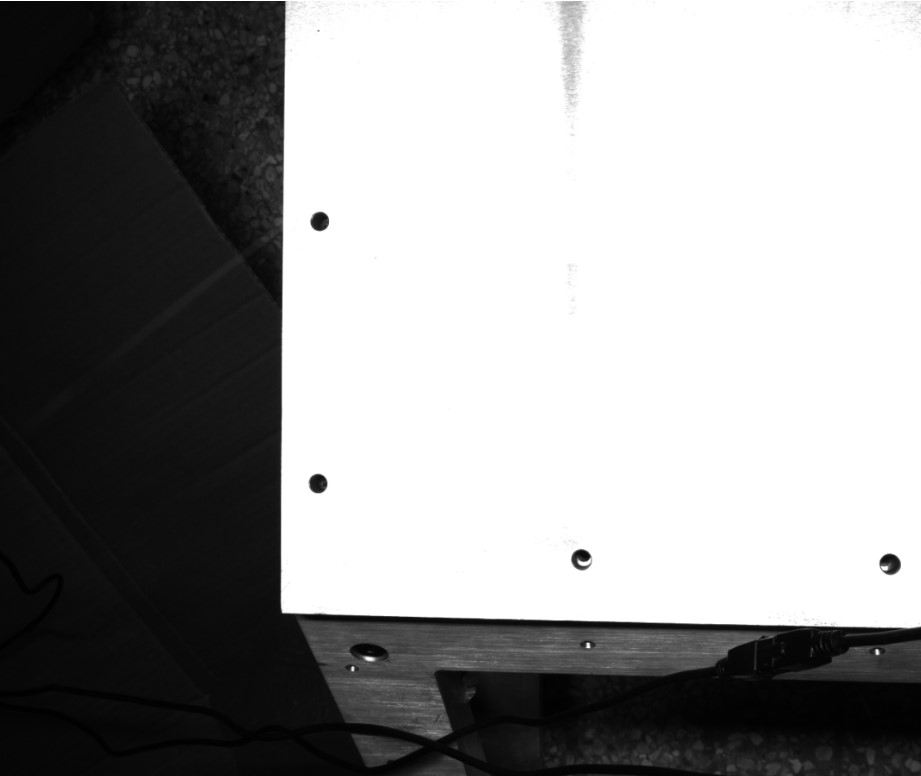
#> input picture opencv-demo/myexploer/images/circle.jpg, 921 x 776 px
$ jupyter execute findCircle.ipynb   (older library calls are emulated)
#> lines starting #> are read from the running program, lines starting #| are printed output that depends on the picture; after the words box and inside, x2 and y2 are one past the last pixel; in counts of white or black regions, pixels touching at a corner belong together
### opencv-demo/myexploer/myContoursAnalyze.py
import cv2
import numpy as np
import time

class ContoursCommonHelper(object):
    @staticmethod
    def drawRotateRectCV( img, rotateRect, color = (0,122,255), thickness= 5):
        points = cv2.boxPoints(rotateRect)
        for i in range(0,4):
            cv2.line(img, [int(points[i][0]), int(points[i][1])], [int(points[(i+1)%4][0]), int(points[(i+1)%4][1])],
                     color, thickness=thickness)

    # [49 lines left out: function find_coutour_corner, not called in this run]

### opencv-demo/myexploer/findCircle.ipynb
在图像中寻找圆
1、二值化、形态学、blob检测
2、轮廓检测和椭圆拟合发方法

[cell 1]
import matplotlib.pyplot as plt
import cv2
import numpy as np

[cell 2]
image = cv2.imread("./images/circle.jpg")
#> image is the input picture: shape (776, 921, 3); min 0, max 255, mean 150.6
gray = cv2.cvtColor(image, cv2.COLOR_BGR2GRAY)
ret, binary = cv2.threshold(gray, 0, 255, cv2.THRESH_BINARY | cv2.THRESH_OTSU)
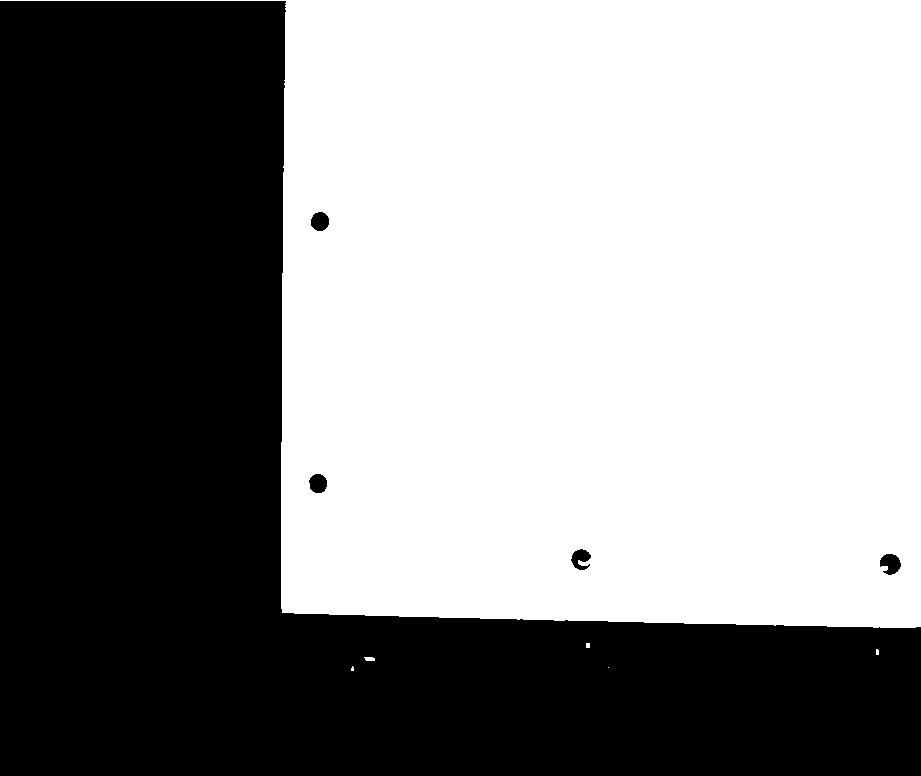
#> binary: shape (776, 921); 55.4% white; 5 black regions, box (x1, y1, x2, y2) and area: (0, 1, 921, 776) 317711, (880, 554, 901, 575) 308, (309, 474, 327, 493) 273, (311, 212, 329, 231) 272, (571, 549, 591, 570) 261
#> ret = 138
se = cv2.getStructuringElement(cv2.MORPH_RECT, (13, 13))
binary_se = cv2.morphologyEx(binary, cv2.MORPH_OPEN, se) # 形态学开操作
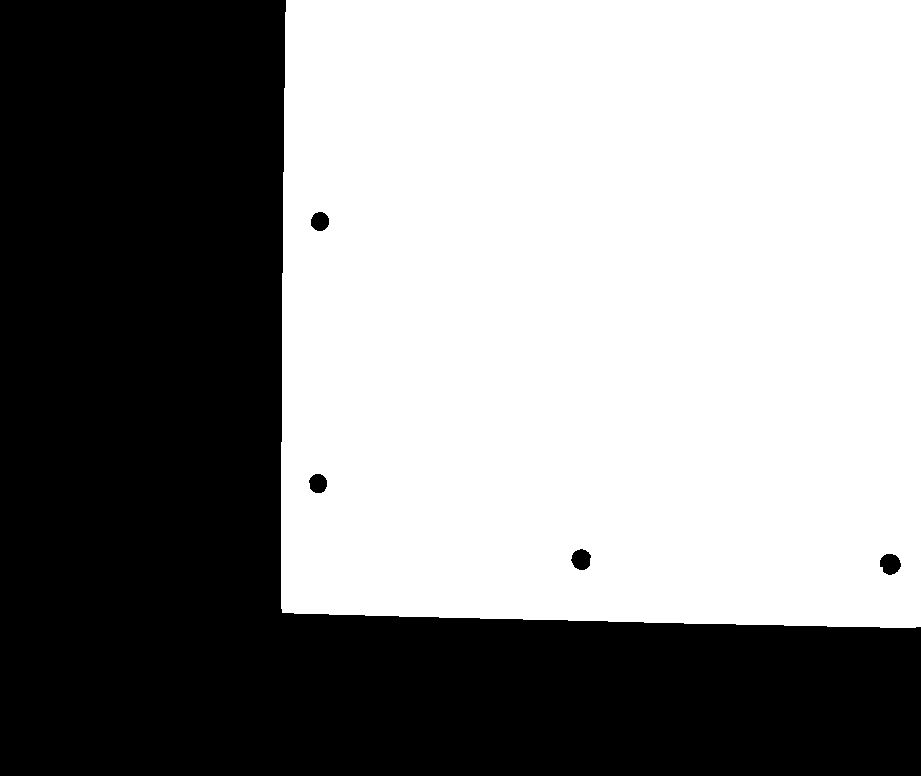
#> binary_se: shape (776, 921); 55.3% white; 5 black regions, box (x1, y1, x2, y2) and area: (0, 0, 921, 776) 318117, (880, 554, 901, 575) 334, (571, 549, 591, 570) 315, (309, 474, 327, 493) 273, (311, 212, 329, 231) 272

params = cv2.SimpleBlobDetector_Params()
detector = cv2.SimpleBlobDetector.create(params)
keypoints = detector.detect(binary_se) # 关键点检测
#> keypoints = 4 keypoints; (x, y, size): (890, 564, 21.7), (581, 559, 21.1), (318, 483, 19.6), (320, 221, 19.4)
blob_info = []
image_copy = image.copy() # 画出结果
for kp in keypoints:
    cv2.circle(image_copy, (np.int(kp.pt[0]), np.int(kp.pt[1])), 3, (0, 255, 0), -1, 8) # 画圆心
    cv2.circle(image_copy, (np.int(kp.pt[0]), np.int(kp.pt[1])), np.int(kp.size/2), (0, 0, 255), 2, 2)
#> this loop made 4 passes
#> kp on passes 1 to 4: keypoint at (889.8, 563.6), size 21.7, keypoint at (580.8, 559.1), size 21.1, keypoint at (317.7, 483.1), size 19.6, keypoint at (319.5, 221.1), size 19.4
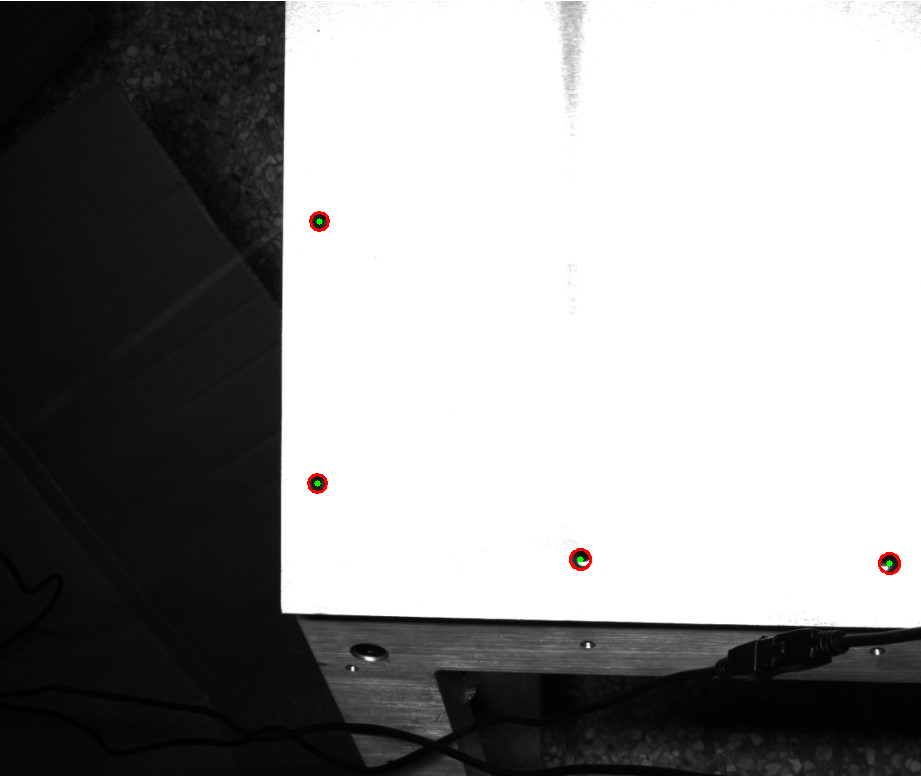
#> image_copy: shape (776, 921, 3); 0.12% of pixels changed, all inside (x1, y1, x2, y2) = (307, 211, 901, 575)
plt.figure(figsize=(45,45))
plt.subplot(2,2,1)
plt.imshow(binary, cmap='gray')
plt.subplot(2,2,2)
plt.imshow(binary_se, cmap='gray')
plt.subplot(2,2,3)
plt.imshow(image_copy)
plt.subplot(2,2,4)
plt.imshow(image)
plt.show()
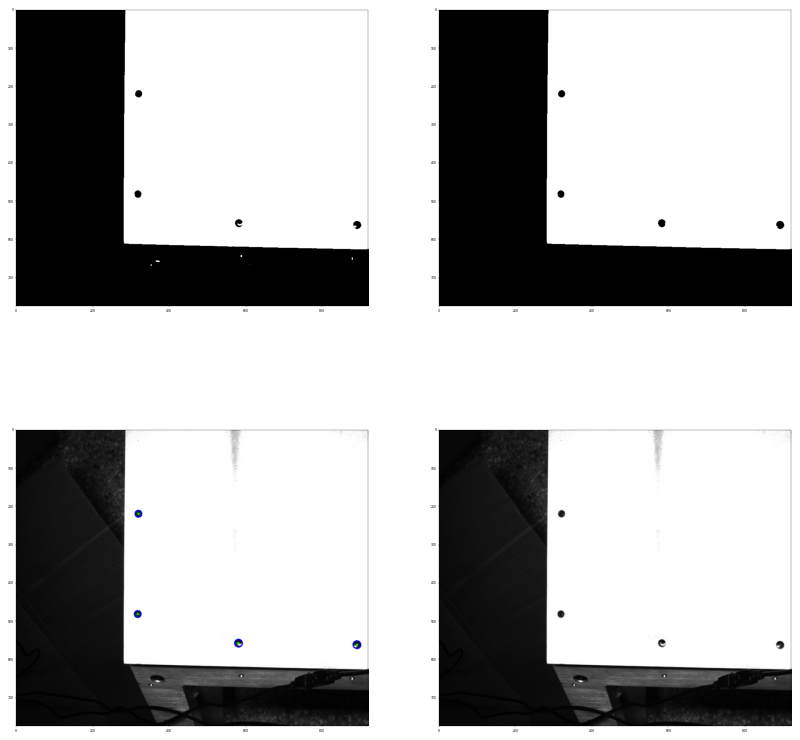
#> figure drawn by matplotlib, 4 panels; B, G, R data is drawn as R, G, B

[cell 3]
plt.figure(figsize=(40,40))
plt.imshow(image_copy)
plt.show()

[cell 4]
image2 = cv2.imread("./images/circle.jpg")
gray2 = cv2.cvtColor(image2, cv2.COLOR_BGR2GRAY)
ret, binary2 = cv2.threshold(gray2, 0, 255, cv2.THRESH_BINARY | cv2.THRESH_OTSU)
se = cv2.getStructuringElement(cv2.MORPH_RECT, (13, 13))
binary_se2 = cv2.morphologyEx(binary2, cv2.MORPH_OPEN, se) # 形态学开操作
plt.imshow(binary_se2, cmap='gray')
plt.show()

[cell 5]
img2 = cv2.Laplacian(binary_se2, -1)
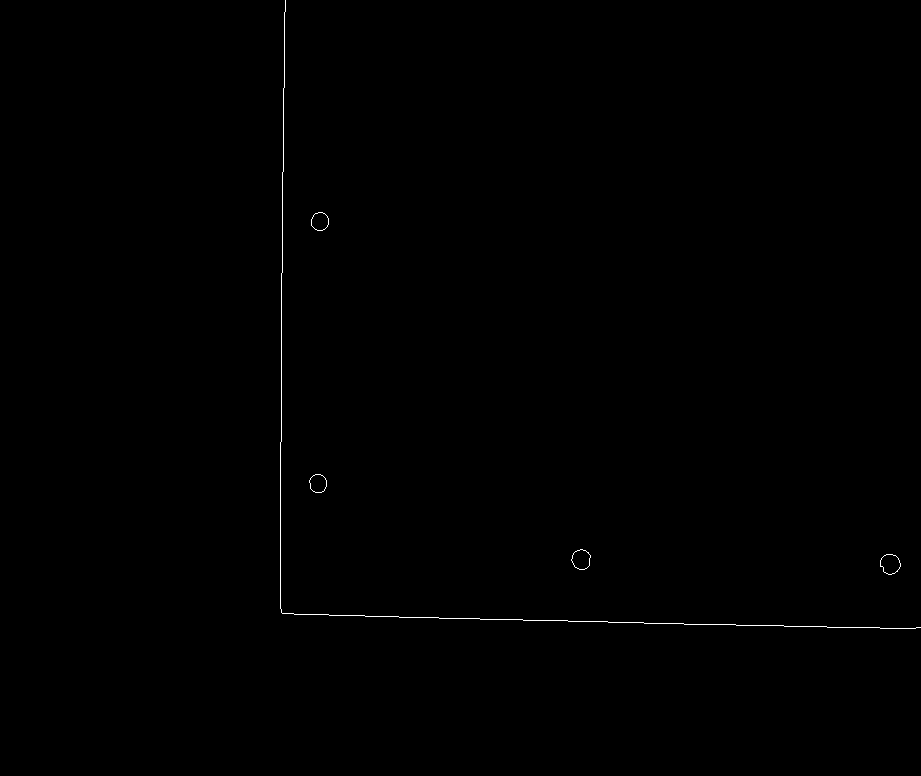
#> img2: shape (776, 921); 0.21% white in thin lines or dots, all inside (x1, y1, x2, y2) = (280, 0, 921, 629)
plt.imshow(img2, cmap='gray')
plt.show()

[cell 6]
#找轮廓并排序
contours, hierarchy	= cv2.findContours(img2, cv2.RETR_EXTERNAL, cv2.CHAIN_APPROX_NONE)
#> contours = 5 contours, 1 with area under 20; largest, box (x1, y1, x2, y2) and area: (880, 554, 901, 575) 304, (571, 549, 591, 570) 286, (309, 474, 327, 493) 246, (311, 212, 329, 231) 246

contours_size = np.array([len(s) for s in contours ])
#> contours_size = [59, 56, 51, 50, 2502]
sort_index = np.argsort(-contours_size) #返回从大到小的索引,降序排列
#> sort_index = [4, 0, 1, 2, 3]
idx = sort_index[0] #取一个轮廓
#> idx = 4
print(len(contours))
#| 5

[cell 7]
# 绘制轮廓，找到想要的轮廓
idx = sort_index[4]
#> idx = 3
src_img = image2.copy()
cv2.drawContours(src_img, contours, idx, (255,0,0), thickness=5) #画原轮廓，绿色
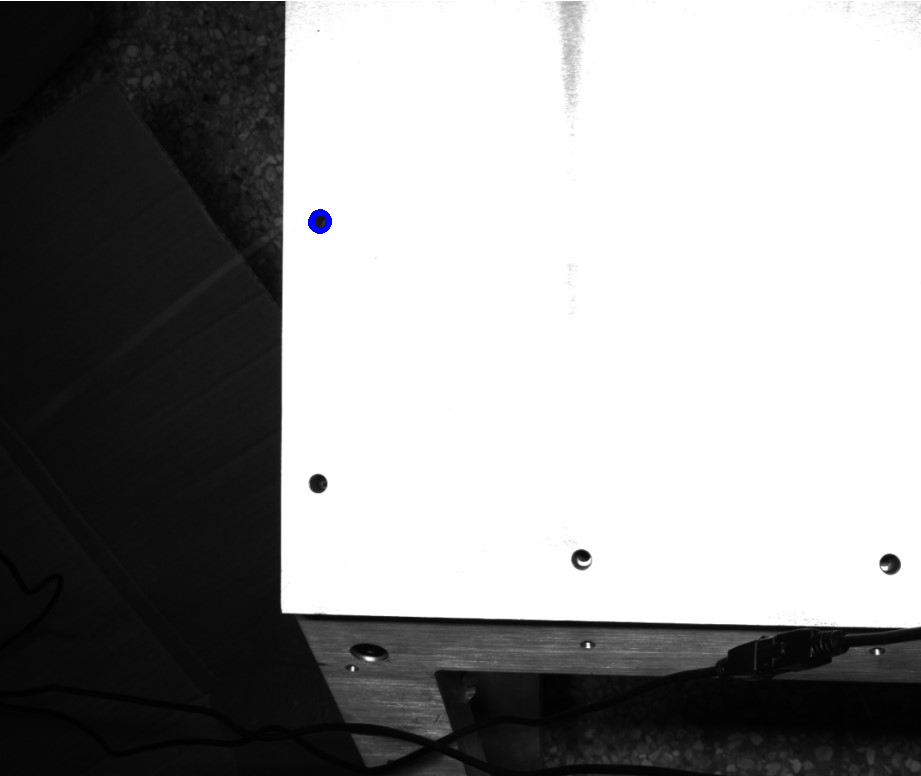
#> src_img: shape (776, 921, 3); 0.05% of pixels changed, all inside (x1, y1, x2, y2) = (308, 209, 332, 234)
plt.imshow(src_img)
plt.show()

[cell 8]
# 拟合椭圆
ellipse_s = []
for i in range(1,5):
    idx = sort_index[i] # 取椭圆的轮廓索引出来
    ellipse_s.append(cv2.fitEllipse(contours[idx]))
#> after the loop, ellipse_s = [((889.9, 563.6), (19.15, 20.45), 143.9), ((580.8, 559.1), (18.39, 20.03), 173.5), ((317.7, 483.1), (17.01, 18.58), 170.2), ((319.5, 221.1), (17.29, 18.23), 14.01)]

[cell 9]
# 画拟合椭圆的外接旋转矩形
from myContoursAnalyze import ContoursCommonHelper

[cell 10]
image2_copy = image2.copy()
for rect in ellipse_s:
    ContoursCommonHelper.drawRotateRectCV(image2_copy, rect, color=(255,0,0), thickness=1)
#> this loop made 4 passes
#> rect on passes 1 to 4: ((889.9, 563.6), (19.15, 20.45), 143.9), ((580.8, 559.1), (18.39, 20.03), 173.5), ((317.7, 483.1), (17.01, 18.58), 170.2), ((319.5, 221.1), (17.29, 18.23), 14.01)
#> image2_copy: shape (776, 921, 3); 0.04% of pixels changed, all inside (x1, y1, x2, y2) = (307, 210, 904, 578)
plt.figure(figsize=(20,20))
plt.imshow(image2_copy)
plt.show()
